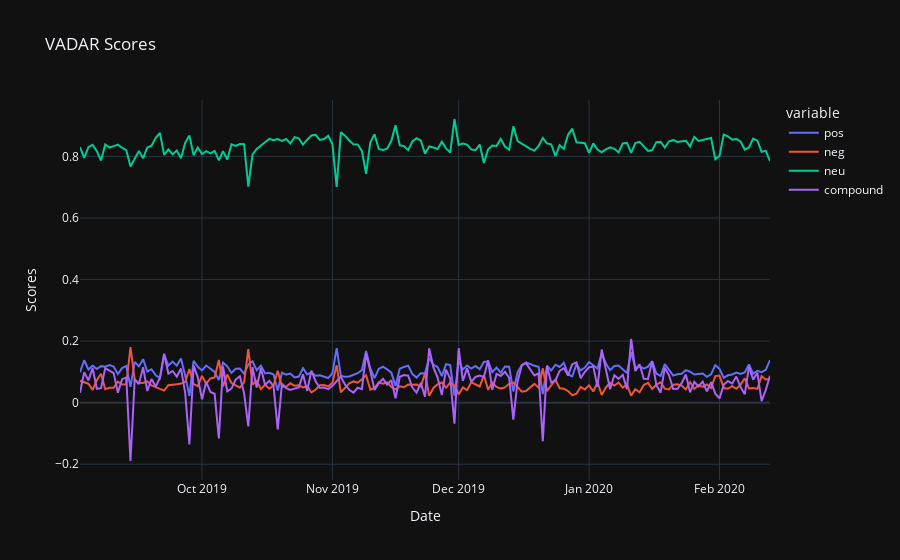

The code cell stored with this chart in its notebook:
### Code cell
fig = ms3.plot(x='date',y=['pos','neg','neu','compound'],title='VADAR Scores',template='plotly_dark', kind='line')
fig.update_yaxes(title_text='Scores')
fig.update_xaxes(title_text='Date')
fig

### Figure 1 — Plotly figure (JSON) as saved in the notebook; plotly's stock layout.template omitted (floating-point values rounded to 4 significant figures; data arrays with more than 128 entries replaced by an {"elided": "..."} marker saying what was removed)
{"data": [{"hovertemplate": "variable=pos<br>date=%{x}<br>value=%{y}<extra></extra>", "legendgroup": "pos", "line": {"color": "#636efa", "dash": "solid"}, "mode": "lines", "name": "pos", "orientation": "v", "showlegend": true, "type": "scatter", "x": {"elided": "165 str values"}, "xaxis": "x", "y": {"elided": "165 float values"}, "yaxis": "y"}, {"hovertemplate": "variable=neg<br>date=%{x}<br>value=%{y}<extra></extra>", "legendgroup": "neg", "line": {"color": "#EF553B", "dash": "solid"}, "mode": "lines", "name": "neg", "orientation": "v", "showlegend": true, "type": "scatter", "x": {"elided": "165 str values"}, "xaxis": "x", "y": {"elided": "165 float values"}, "yaxis": "y"}, {"hovertemplate": "variable=neu<br>date=%{x}<br>value=%{y}<extra></extra>", "legendgroup": "neu", "line": {"color": "#00cc96", "dash": "solid"}, "mode": "lines", "name": "neu", "orientation": "v", "showlegend": true, "type": "scatter", "x": {"elided": "165 str values"}, "xaxis": "x", "y": {"elided": "165 float values"}, "yaxis": "y"}, {"hovertemplate": "variable=compound<br>date=%{x}<br>value=%{y}<extra></extra>", "legendgroup": "compound", "line": {"color": "#ab63fa", "dash": "solid"}, "mode": "lines", "name": "compound", "orientation": "v", "showlegend": true, "type": "scatter", "x": {"elided": "165 str values"}, "xaxis": "x", "y": {"elided": "165 float values"}, "yaxis": "y"}], "layout": {"legend": {"title": {"text": "variable"}, "tracegroupgap": 0}, "title": {"text": "VADAR Scores"}, "xaxis": {"anchor": "y", "domain": [0, 1], "title": {"text": "Date"}}, "yaxis": {"anchor": "x", "domain": [0, 1], "title": {"text": "Scores"}}}}
